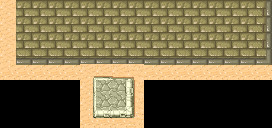

This game map was drawn from its Tiled (.tmx) file and the tilesets committed beside it. A one-line description and the full map source follow:
An orthogonal 17x8 tile map with 16x16 px tiles, 1 tile layer (Tile Layer 1).

<map version="1.2" tiledversion="1.3.1" orientation="orthogonal" renderorder="right-down" compressionlevel="-1" width="17" height="8" tilewidth="16" tileheight="16" infinite="0" nextlayerid="2" nextobjectid="1">
	<tileset firstgid="1" source="sprite_palette.tsx" />
	<layer id="1" name="Tile Layer 1" width="17" height="8">
		<data encoding="csv">1, 2, 2, 2, 2, 2, 2, 2, 2, 2, 2, 2, 2, 2, 2, 2, 3, 
9, 10, 10, 10, 10, 10, 10, 10, 10, 10, 10, 10, 10, 10, 10, 10, 11, 
9, 10, 10, 10, 10, 10, 10, 10, 10, 10, 10, 10, 10, 10, 10, 10, 11, 
9, 10, 10, 10, 10, 10, 10, 10, 10, 10, 10, 10, 10, 10, 10, 10, 11, 
17, 18, 18, 18, 18, 18, 18, 18, 18, 18, 18, 18, 18, 18, 18, 18, 19, 
0, 0, 0, 0, 0, 25, 26, 27, 0, 0, 0, 0, 0, 0, 0, 0, 0, 
0, 0, 0, 0, 0, 33, 34, 35, 0, 0, 0, 0, 0, 0, 0, 0, 0, 
0, 0, 0, 0, 0, 41, 42, 43, 0, 0, 0, 0, 0, 0, 0, 0, 0
</data>
	</layer>
</map>
